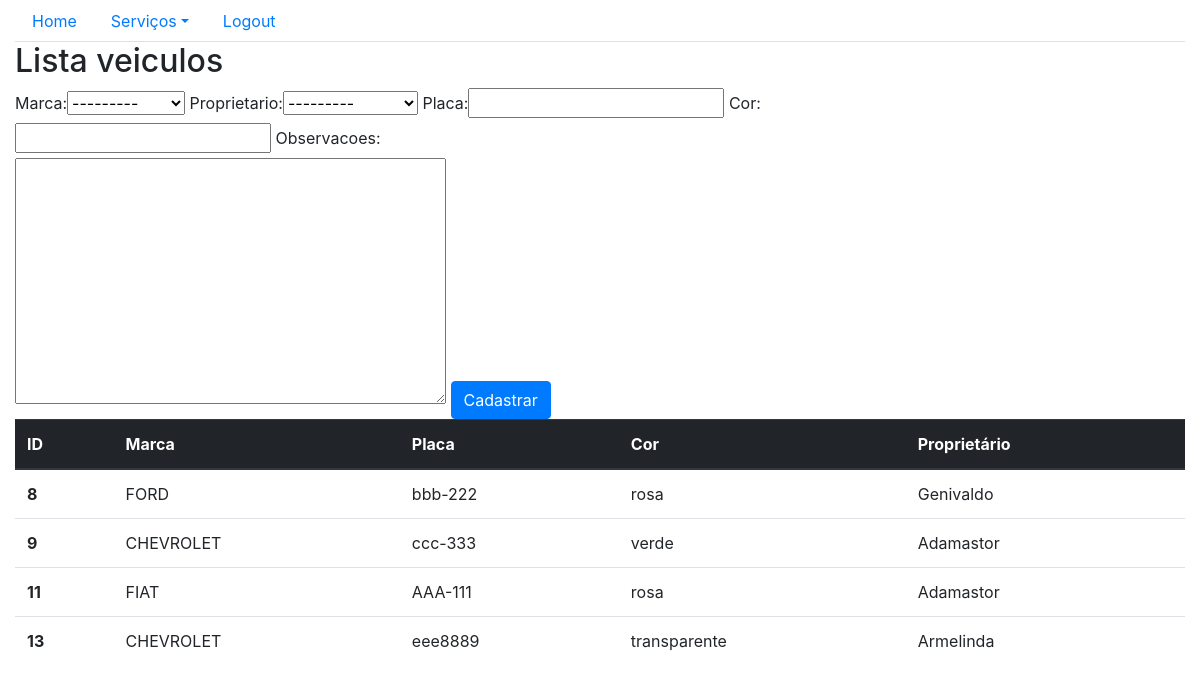
/sistema/veiculo, run on the app's committed database.
### core/models.py (models this page shows)
class Veiculo(models.Model):
    marca = models.ForeignKey(Marca,  on_delete = models.CASCADE)
    proprietario = models.ForeignKey(Pessoa,  on_delete = models.CASCADE)
    placa = models.CharField(max_length=7)
    cor = models.CharField(max_length=15)
    observacoes = models.TextField()
    def __str__(self):
        return self.marca.nome + ' - ' + self.placa

class Marca(models.Model):
    nome = models.CharField(max_length=50)
    def __str__(self):
        return self.nome

class Pessoa(models.Model):
    nome = models.CharField(max_length=100)
    endereco = models.CharField(max_length=200)
    telefone = models.CharField(max_length=20)
    def __str__(self):
        return self.nome

### core/views.py (the view)
# urls.py: path('veiculo', veiculo_lista, name='core_veiculo_lista'),
def veiculo_lista(request):
    lista = Veiculo.objects.all() #efetua a busca no banco de todos os objetos dessa classe
    form = VeiculoForm()
    data  = {'veiculos':lista, 'form': form}
    return render(request, 'core/veiculo_lista.html', data)

### core/form.py
class VeiculoForm(ModelForm):
    class Meta:
        model = Veiculo
        fields = '__all__'

### core/templates/core/veiculo_lista.html (shortened to what this page needs)
{% extends 'base.html' %}
{% load bootstrap%}
{%block menu%}
    <ul class="nav nav-tabs">
        <li class="nav-item">
            <a class="nav-link" href="{% url 'core_home' %}">Home</a>
        </li>
        <li class="nav-item dropdown">
            <a class="nav-link dropdown-toggle" data-toggle="dropdown" href="#" role="button" aria-haspopup="true" aria-expanded="false">Serviços</a>
        </li>
        <li class="nav-item">
            <a class="nav-link" href="">Logout</a>
        </li>
    </ul>
{%endblock%}
{% block main %}
    <div class="row">
        <div class="col">
            <h2>Lista veiculos</h2>
        </div>
    </div>
    <div class="row">
        <div class="col-8">
            <form action="{% url 'core_veiculo_novo' %}" method="POST">
                {{form|bootstrap}}
                <button type="submit" class="btn btn-primary">Cadastrar</button>
            </form>
        </div>
        <div class="col">
            <table class="table table-hover">
                <thead class="thead-dark">
                    <tr>
                    <th scope="col">ID</th>
                    <th scope="col">Marca</th>
                    <th scope="col">Placa</th>
                    <th scope="col">Cor</th>
                    <th scope="col">Proprietário</th>
                    </tr>
                </thead>
                <tbody>
                    {% for carro in veiculos %}
                    <tr onclick="location.href = '{% url 'core_veiculo_update' carro.id%}';">
                        <th scope="row">{{carro.id}}</th>
                        <td>{{carro.marca}}</td>
                        <td>{{carro.placa}}</td>
                        <td>{{carro.cor}}</td>
                        <td>{{carro.proprietario}}</td>
                    </tr>
                    {% endfor %}
                </tbody>
            </table>
        </div>
    </div>
{% endblock %}

### data on the page
Veiculo: id "8", marca "FORD", placa "bbb-222", cor "rosa", proprietario "Genivaldo"
Veiculo: id "9", marca "CHEVROLET", placa "ccc-333", cor "verde", proprietario "Adamastor"
Veiculo: id "11", marca "FIAT", placa "AAA-111", cor "rosa", proprietario "Adamastor"
Veiculo: id "13", marca "CHEVROLET", placa "eee8889", cor "transparente", proprietario "Armelinda"
